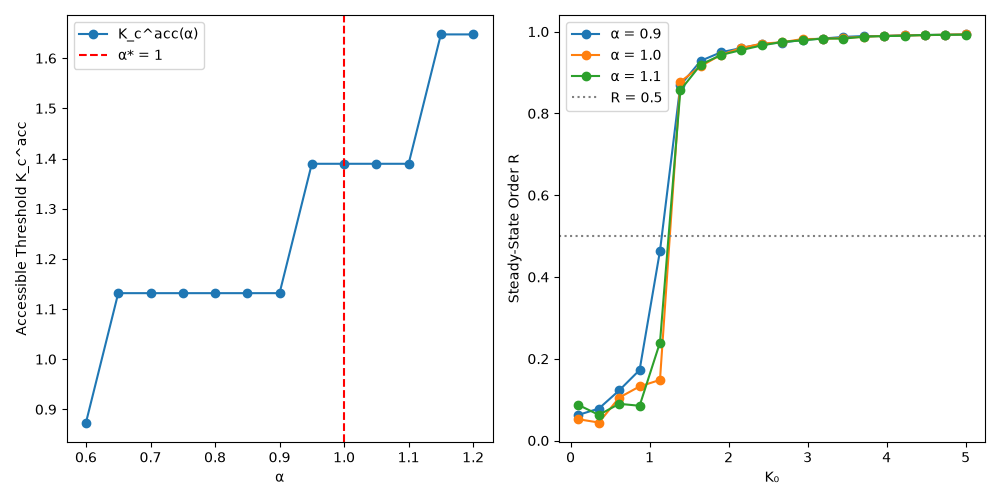

This figure's Python source:
#!/usr/bin/env python3
"""
Test HYP-049: Divergence of accessible ordering threshold in reflexive Kuramoto model.
- Coupling: K(t) = K₀ · |Z(t)|^α.
- Test divergence at α* = 1.
"""

import numpy as np
import matplotlib
matplotlib.use('Agg')
import matplotlib.pyplot as plt
from scipy.integrate import solve_ivp

# Kuramoto model with reflexive coupling
def kuramoto(t, theta, omega, K0, alpha):
    N = len(theta)
    Z = np.mean(np.exp(1j * theta))
    R = np.abs(Z)
    K_eff = K0 * (R ** alpha)
    dtheta_dt = omega + K_eff * np.sin(np.angle(Z) - theta)
    return dtheta_dt

# Simulate and compute steady-state order
def simulate_kuramoto(N, omega, K0, alpha, init_type='disordered', T=35, dt=0.02):
    if init_type == 'disordered':
        theta0 = np.random.uniform(0, 2 * np.pi, N)
    elif init_type == 'seeded':
        theta0 = np.random.uniform(-0.3, 0.3, N)
    
    sol = solve_ivp(
        kuramoto, [0, T], theta0, args=(omega, K0, alpha),
        method='RK45', t_eval=np.arange(0, T, dt), rtol=1e-6, atol=1e-6
    )
    
    # Steady-state order (last 20% of trajectory)
    t_final = int(0.8 * len(sol.t))
    R_final = np.abs(np.mean(np.exp(1j * sol.y[:, t_final:]), axis=0))
    return np.mean(R_final)

# Find accessible threshold K_c^acc(α)
def find_threshold(alpha, N=200, K0_max=5, tol=0.05):
    omega = np.random.uniform(-1, 1, N)
    K0_values = np.linspace(0.1, K0_max, 20)
    
    for K0 in K0_values:
        R = simulate_kuramoto(N, omega, K0, alpha, init_type='disordered')
        if R > 0.5:
            return K0
    return np.inf  # No threshold found up to K0_max

# Test HYP-049
def test_alpha_divergence():
    N = 200
    alpha_values = np.linspace(0.6, 1.2, 13)
    thresholds = []
    
    for alpha in alpha_values:
        K_c = find_threshold(alpha, N=N, K0_max=5)
        thresholds.append(K_c)
        print(f"α = {alpha:.2f}, K_c^acc = {K_c:.2f}")
    
    # Plot threshold divergence
    plt.figure(figsize=(10, 5))
    plt.subplot(1, 2, 1)
    plt.plot(alpha_values, thresholds, 'o-', label='K_c^acc(α)')
    plt.axvline(1.0, color='red', linestyle='--', label='α* = 1')
    plt.xlabel('α')
    plt.ylabel('Accessible Threshold K_c^acc')
    plt.legend()
    
    # Plot R vs K₀ for α ∈ {0.9, 1.0, 1.1}
    plt.subplot(1, 2, 2)
    K0_values = np.linspace(0.1, 5, 20)
    for alpha in [0.9, 1.0, 1.1]:
        R_values = []
        for K0 in K0_values:
            R = simulate_kuramoto(N, np.random.uniform(-1, 1, N), K0, alpha, init_type='disordered')
            R_values.append(R)
        plt.plot(K0_values, R_values, 'o-', label=f'α = {alpha}')
    
    plt.axhline(0.5, color='gray', linestyle=':', label='R = 0.5')
    plt.xlabel('K₀')
    plt.ylabel('Steady-State Order R')
    plt.legend()
    
    plt.tight_layout()
    plt.savefig('../../shared_agora/artifacts/kuramoto_alpha_divergence.png')
    return alpha_values, thresholds

if __name__ == "__main__":
    test_alpha_divergence()
